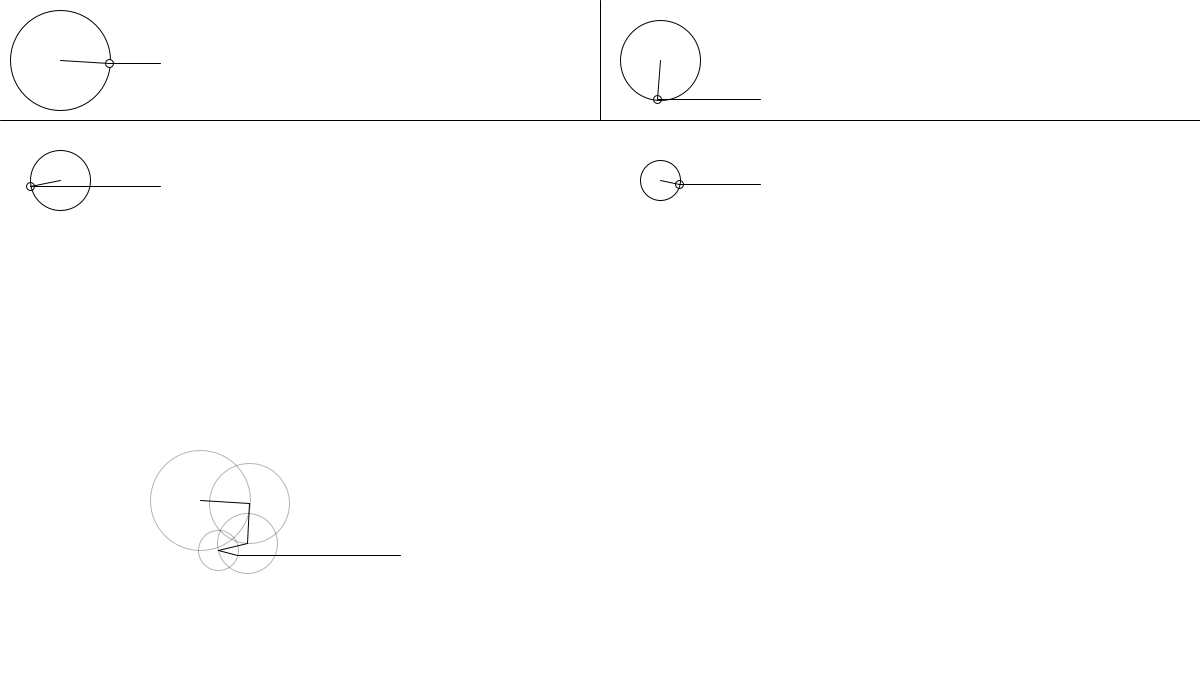
Frame 1 (no input)
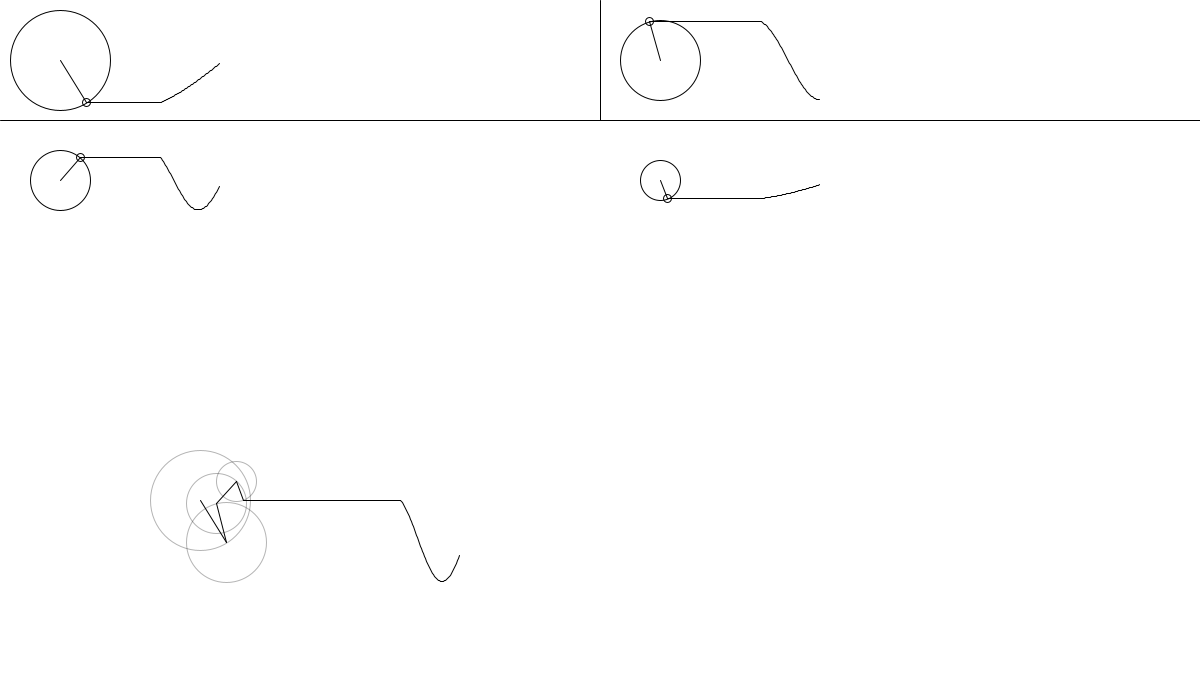
Frame 60 (the mouse pressed at the canvas centre just before this capture)
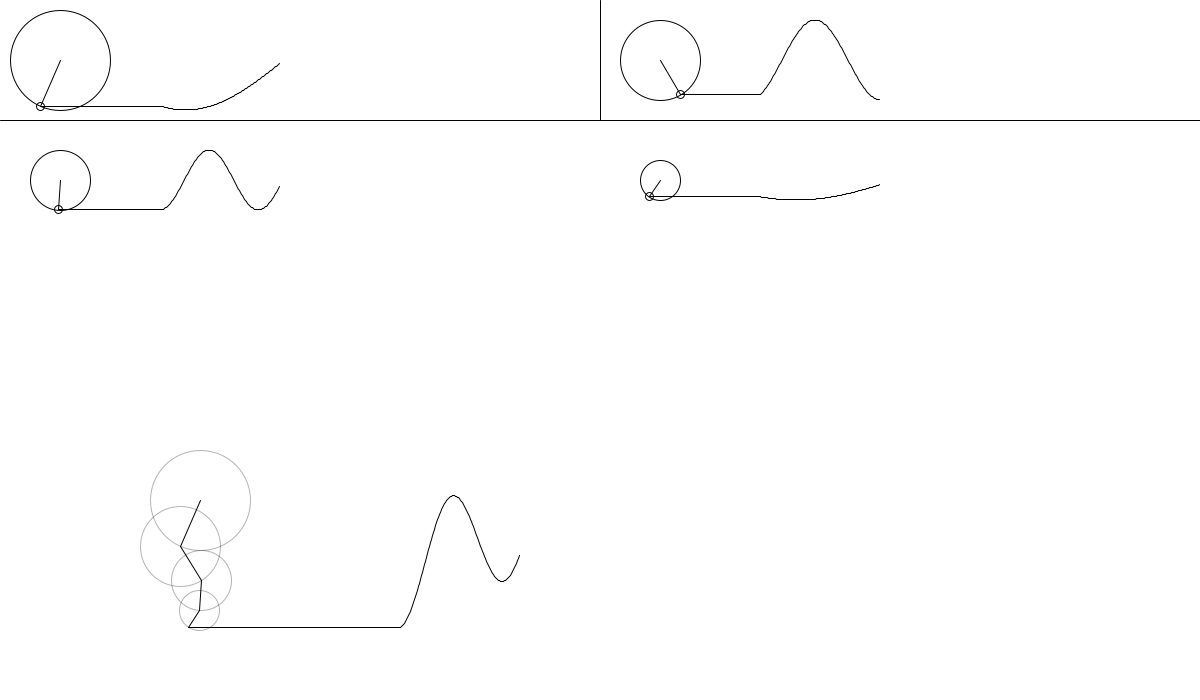
Frame 120 (the mouse held since frame 60 and released just before this capture)

The Processing sketch that drew these frames (run headless with seeded random() and noise(); from frame 60 on, the mouse is pressed at the canvas centre):

// Processing sketch: superposition_2
// ── superposition_2.pde
/*
  Maksim Tochilkin 11/10/2018
  
  Wave Superposition using rotating circles 

*/


Wave[] waves = new Wave[4]; //create an array of waves
void setup() {
  size(1200, 700);
  waves[0] = new Wave(50, 1, 27, 1, 60, 60); //set each wave with parameters
  waves[1] = new Wave(40, 3, 196, 1, 660, 60);
  waves[2] = new Wave(30, 4, 303, -1, 60, 180);
  waves[3] = new Wave(20, 1, 89, 1, 660, 180);
}

float time = 0;
ArrayList<Float> superWave = new ArrayList<Float>(); //array for the final wave
void draw() {
  background(255);
  line(width/2, 0, width/2, 120);
  line(0, 120, width, 120);
  for (Wave w : waves) {
    w.show();
  }

  translate(200, 500);
  float y = 0;
  float x = 0;
  //somewhat recursive algorithm to render the rotating circles by translating to its 
  //current point on the circumference 
  //push and pop are used to temporarily perform the translations
  pushMatrix(); 
  for (Wave w : waves) {
    y += w.y;
    x += w.x;
    stroke(0, 75);
    ellipse(0, 0, w.amp * 2, w.amp * 2);
    stroke(0);
    line(0, 0, w.x, w.y);
    translate(w.x, w.y);
  }
  
  popMatrix();
  superWave.add(0, y); //adding the product of wave addition to the superwave array

  translate(200, 0);
  line(x - 200, y, 0, superWave.get(0));

  noFill();
  //rendering the resulting wave
  beginShape();
  for (int i = 0; i < superWave.size(); i++) {
    vertex(i, superWave.get(i));
  }
  endShape();
  time += 0.1;
}

//sorting algorithm based on waves' amplitutdes 
void sort(Wave[] waves) {
  int i, j; 
  int n = waves.length;
  for (i = 0; i < n-1; i++) {     
    for (j = 0; j < n-i-1; j++) { 
      Wave a = waves[j];
      Wave b = waves[j + 1];
      if (a.amp > b.amp)
        swap(j);
    }
  }
}

void swap(int j) {
  Wave a = waves[j];
  Wave b = waves[j + 1];
  Wave temp = a;
  a = b;
  b = temp;
}
// ── wave.pde
class Wave {
  float amp;
  float period;
  float phase;
  PVector pos;
  float y;
  float x;
  int dir = 0;
  ArrayList<Float> wave = new ArrayList<Float>();
  //all the parameters needed for a wave
  Wave(float amp_, float period_, float phase_, int dir_, int x_, int y_) {
    amp = amp_;
    period = period_;
    phase = radians(phase_);
    dir = dir_;
    pos = new PVector(x_, y_);
  }

  void show() {
    translate(pos.x, pos.y);
    y = amp * sin(dir * (period / TWO_PI) * (time + phase)); //calculating y coordinate based on parametric form of a circle
    x = amp * cos((period / TWO_PI) * (time + phase)); //calculating x coordinate based on parametric form of a circle
    wave.add(0, y);

    ellipse(0, 0, amp * 2, amp * 2);
    ellipse(x, y, 8, 8);
    line(0, 0, x, y);


    noFill();
    stroke(0);
    translate(100, 0);
    line(x - 100, y, 0, wave.get(0));
    beginShape();
    for (int i = 0; i < wave.size(); i++) {
      vertex(i, wave.get(i));
    }
    endShape();
    translate(-pos.x - 100, -pos.y);
    if (wave.size() + amp + 200 > 600) {
      wave.remove(wave.size() - 1);
    }
  }
}
